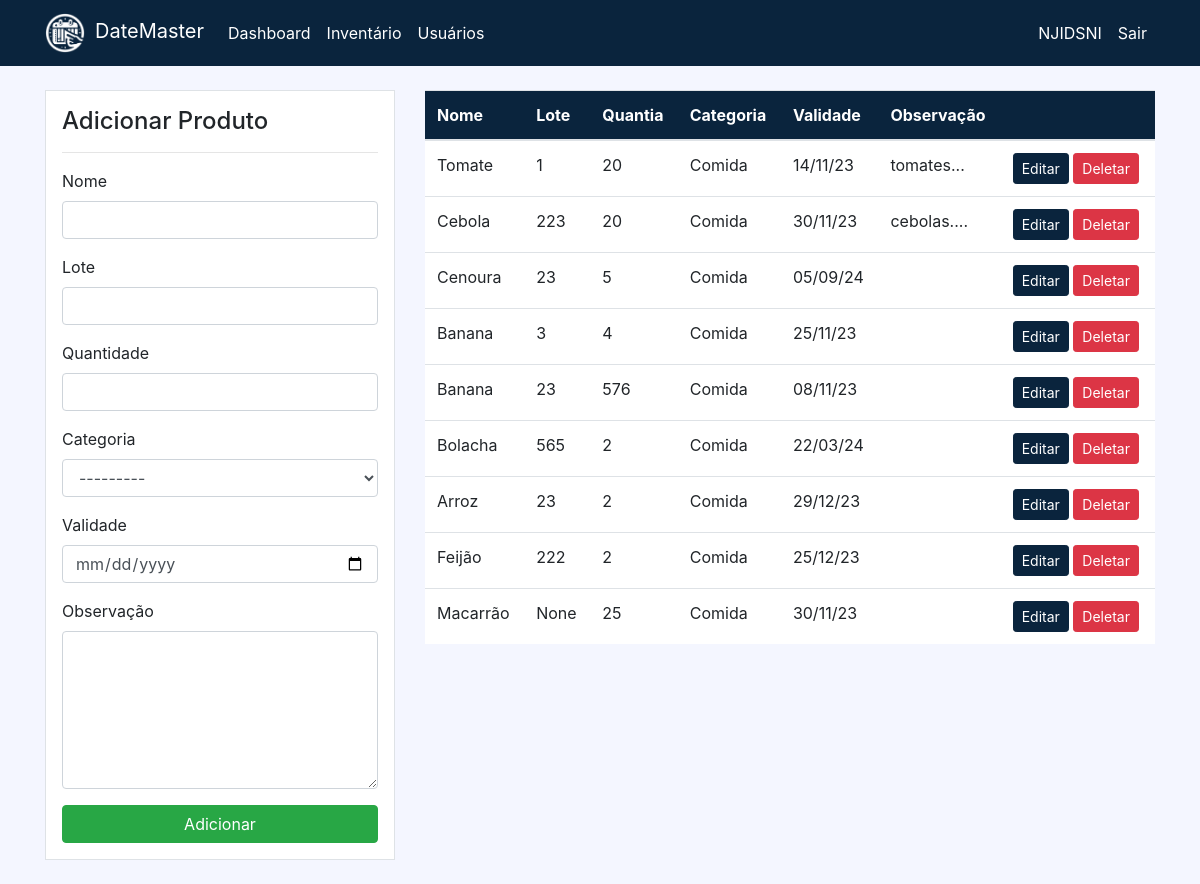
The app's page /product/ (signed in), older data.
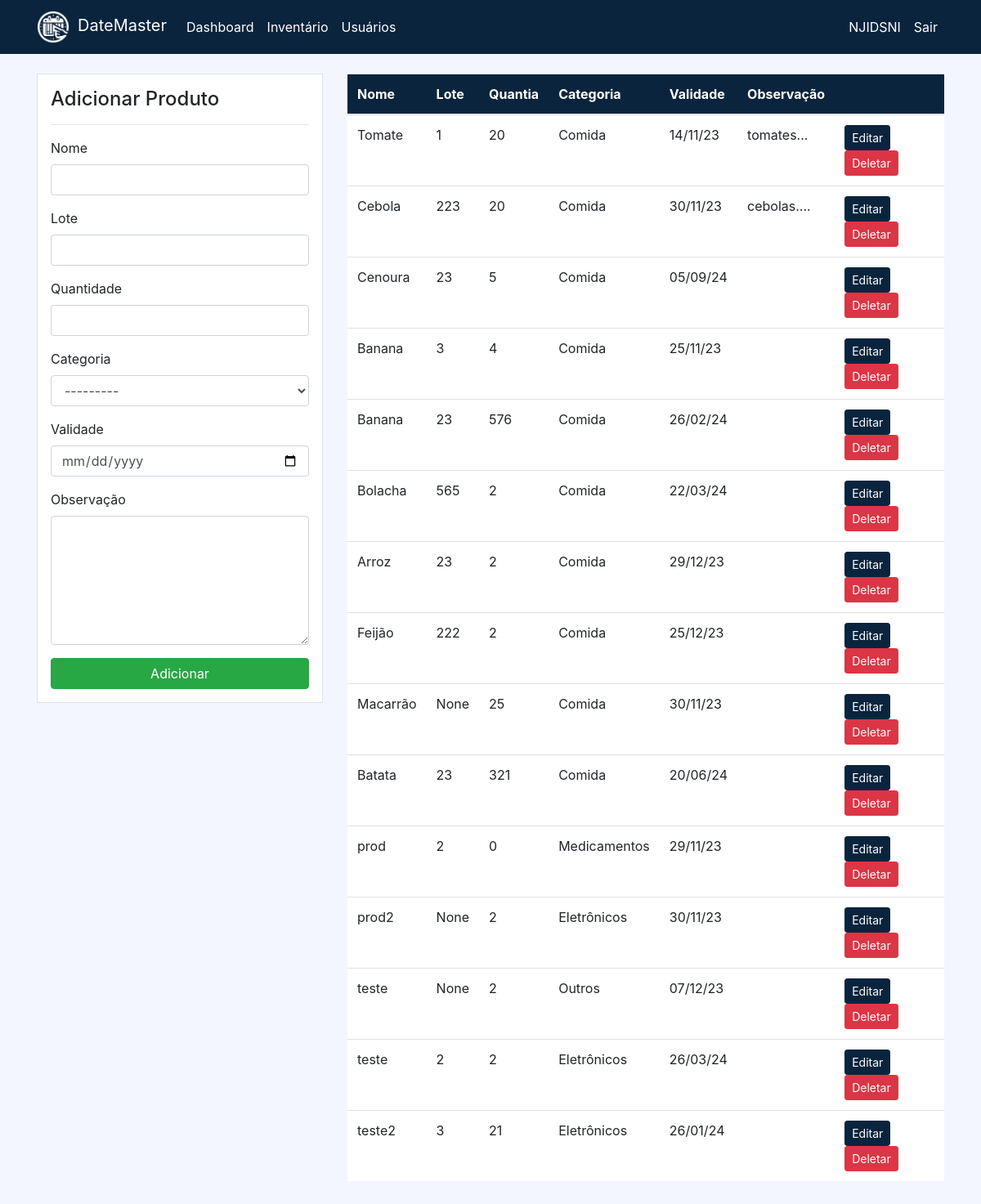
The same page, newer data.
### dashboard/models.py (models this page shows, shortened)
class Product(models.Model):
    name = models.CharField(max_length=100, null=True, blank=True)
    lot = models.CharField(max_length=20, null=True, blank=True)
    category = models.CharField(max_length=20, choices=CATEGORY, null=True, blank=True)
    quantity = models.PositiveIntegerField(null=False, blank=True)
    expiration_date = models.DateField(null=True, blank=True)
    observation = models.TextField(null=True, blank=True)

### dashboard/views.py (the view)
# urls.py: path('product/', views.product, name='dashboard-product'),
@login_required
def product(request):
    items = Product.objects.all()
    if request.method == 'POST':
        form = ProductForm(request.POST)
        if form.is_valid():
            form.save()
            return redirect('dashboard-product')
    else:
        form = ProductForm()
    context = {
        'items': items,
        'form': form,
    }
    return render(request, 'dashboard/product.html', context)

### dashboard/forms.py
class ProductForm(forms.ModelForm):
    class Meta:
        model = Product
        fields = ('name', 'lot', 'quantity', 'category', 'expiration_date', 'observation')
        labels = {
            'name': 'Nome',
            'lot': 'Lote',
            'quantity': 'Quantidade',
            'category': 'Categoria',
            'expiration_date': 'Validade',
            'observation': 'Observação',
        }
        widgets = {
            'expiration_date': forms.DateInput(attrs={'type': 'date'}),
            'observation': forms.Textarea(attrs={'rows': 6, 'cols': 15}),
        }

### templates/dashboard/product.html (shortened to what this page needs)
{% extends 'partials/base.html' %}
{% load crispy_forms_tags %}
{% block content %}
        <div class="container">
            <div class="row my-4">
                <div class="col-md-4">
                    <div class="border bg-white p-3">
                        <h4>Adicionar Produto</h4>
                        <hr>
                        <form method="POST" action="">
                            {{form|crispy}}
                            <button type="submit" class="btn btn-success btn-block">Adicionar</button>
                        </form>
                    </div>
                </div>
                <div class="col-md-8">
                    <table class="table bg-white">
                        <thead class="bg-info color-custom">
                            <tr class="text-white">
                                <th scope="col">Nome</th>
                                <th scope="col">Lote</th>
                                <th scope="col">Quantia</th>
                                <th scope="col">Categoria</th>
                                <th scope="col">Validade</th>
                                <th scope="col">Observação</th>
                                <th scope="col"></th>
                            </tr>
                        </thead>
                        <tbody>
                            {% for item in items %}
                            <tr>
                                <td>{{item.name}}</td>
                                <td>{{item.lot}}</td>
                                <td>{{item.quantity}}</td>
                                <td>{{item.category}}</td>
                                <td>{{item.expiration_date|date:"d/m/y"}}</td>
                                <td>{{item.observation}}</td>
                                <td>
                                    <a class="btn btn-info btn-sm" href="{% url 'dashboard-product-update' pk=item.id %}">Editar</a>
                                    <a class="btn btn-danger btn-sm" href="{% url 'dashboard-product-delete' pk=item.id %}">Deletar</a>
                                </td>
                            </tr>
                            {% endfor %}
                        </tbody>
                    </table>
                </div>
            </div>
        </div>
{% endblock%}

Row changes from the older to the newer data that the page shows:
changed Product (number 5 of 15 on the later page): expiration_date "08/11/23" → "26/02/24"
added Product: name "Batata", lot "23", quantity "321", category "Comida", expiration_date "20/06/24"
added Product: name "prod", lot "2", quantity "0", category "Medicamentos", expiration_date "29/11/23"
added Product: name "prod2", lot "None", quantity "2", category "Eletrônicos", expiration_date "30/11/23"
added Product: name "teste", lot "None", quantity "2", category "Outros", expiration_date "07/12/23"
added Product: name "teste", lot "2", quantity "2", category "Eletrônicos", expiration_date "26/03/24"
added Product: name "teste2", lot "3", quantity "21", category "Eletrônicos", expiration_date "26/01/24"
